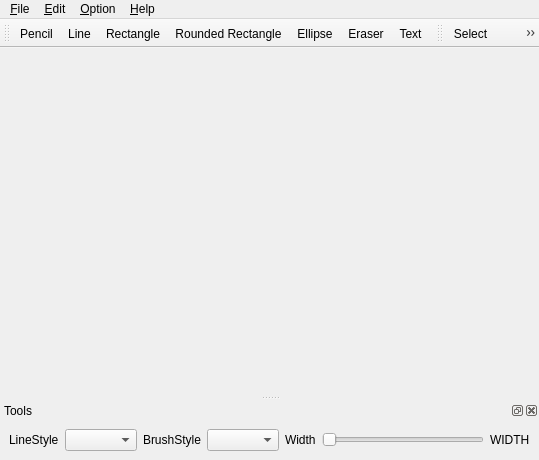
<?xml version="1.0" encoding="UTF-8"?>
<ui version="4.0">
 <class>MainWindow</class>
 <widget class="QMainWindow" name="MainWindow">
  <property name="geometry">
   <rect>
    <x>0</x>
    <y>0</y>
    <width>539</width>
    <height>460</height>
   </rect>
  </property>
  <property name="windowTitle">
   <string>MainWindow</string>
  </property>
  <widget class="QWidget" name="centralwidget"/>
  <widget class="QMenuBar" name="menubar">
   <property name="geometry">
    <rect>
     <x>0</x>
     <y>0</y>
     <width>539</width>
     <height>27</height>
    </rect>
   </property>
   <widget class="QMenu" name="fileMenu">
    <property name="title">
     <string>&amp;File</string>
    </property>
    <widget class="QMenu" name="saveAsMenu">
     <property name="title">
      <string>Save &amp;As</string>
     </property>
    </widget>
    <addaction name="openAct"/>
    <addaction name="saveAsMenu"/>
    <addaction name="printAct"/>
    <addaction name="separator"/>
    <addaction name="exitAct"/>
   </widget>
   <widget class="QMenu" name="optionMenu">
    <property name="title">
     <string>&amp;Option</string>
    </property>
    <addaction name="penColorAct"/>
    <addaction name="brushColorAct"/>
    <addaction name="separator"/>
    <addaction name="clearScreenAct"/>
   </widget>
   <widget class="QMenu" name="helpMenu">
    <property name="title">
     <string>&amp;Help</string>
    </property>
    <addaction name="aboutAct"/>
    <addaction name="aboutQtAct"/>
   </widget>
   <widget class="QMenu" name="editMenu">
    <property name="title">
     <string>&amp;Edit</string>
    </property>
    <addaction name="undoAct"/>
    <addaction name="redoAct"/>
   </widget>
   <addaction name="fileMenu"/>
   <addaction name="editMenu"/>
   <addaction name="optionMenu"/>
   <addaction name="helpMenu"/>
  </widget>
  <widget class="QToolBar" name="drawToolBar">
   <property name="windowTitle">
    <string>toolBar</string>
   </property>
   <attribute name="toolBarArea">
    <enum>TopToolBarArea</enum>
   </attribute>
   <attribute name="toolBarBreak">
    <bool>false</bool>
   </attribute>
   <addaction name="drawPencilAct"/>
   <addaction name="drawLineAct"/>
   <addaction name="drawRectAct"/>
   <addaction name="drawRoundRectAct"/>
   <addaction name="drawElliAct"/>
   <addaction name="eraseAct"/>
   <addaction name="drawTextAct"/>
  </widget>
  <widget class="QDockWidget" name="dockWidget">
   <property name="windowTitle">
    <string>Tools</string>
   </property>
   <attribute name="dockWidgetArea">
    <number>8</number>
   </attribute>
   <widget class="QWidget" name="dockWidgetContent">
    <layout class="QHBoxLayout" name="horizontalLayout_4">
     <item>
      <layout class="QHBoxLayout" name="penStyleLayout">
       <item>
        <widget class="QLabel" name="penStyleLabel">
         <property name="text">
          <string>LineStyle</string>
         </property>
         <property name="buddy">
          <cstring>penStyleComboBox</cstring>
         </property>
        </widget>
       </item>
       <item>
        <widget class="QComboBox" name="penStyleComboBox"/>
       </item>
      </layout>
     </item>
     <item>
      <layout class="QHBoxLayout" name="brushStyleLayout">
       <item>
        <widget class="QLabel" name="brushStyleLabel">
         <property name="text">
          <string>BrushStyle</string>
         </property>
         <property name="buddy">
          <cstring>brushStyleComboBox</cstring>
         </property>
        </widget>
       </item>
       <item>
        <widget class="QComboBox" name="brushStyleComboBox"/>
       </item>
      </layout>
     </item>
     <item>
      <layout class="QHBoxLayout" name="penWidthLayout">
       <item>
        <widget class="QLabel" name="penWidthLabel">
         <property name="text">
          <string>Width</string>
         </property>
         <property name="buddy">
          <cstring>penWidthSlider</cstring>
         </property>
        </widget>
       </item>
       <item>
        <widget class="QSlider" name="penWidthSlider">
         <property name="orientation">
          <enum>Qt::Horizontal</enum>
         </property>
        </widget>
       </item>
       <item>
        <widget class="QLabel" name="penWidthNumber">
         <property name="text">
          <string>WIDTH</string>
         </property>
         <property name="buddy">
          <cstring>penWidthSlider</cstring>
         </property>
        </widget>
       </item>
      </layout>
     </item>
    </layout>
   </widget>
  </widget>
  <widget class="QToolBar" name="toolBar">
   <property name="windowTitle">
    <string>toolBar</string>
   </property>
   <attribute name="toolBarArea">
    <enum>TopToolBarArea</enum>
   </attribute>
   <attribute name="toolBarBreak">
    <bool>false</bool>
   </attribute>
   <addaction name="selectAct"/>
   <addaction name="cutAct"/>
   <addaction name="copyAct"/>
   <addaction name="pasteAct"/>
  </widget>
  <action name="aboutAct">
   <property name="text">
    <string>&amp;About</string>
   </property>
  </action>
  <action name="aboutQtAct">
   <property name="text">
    <string>About &amp;Qt</string>
   </property>
  </action>
  <action name="penColorAct">
   <property name="text">
    <string>&amp;Pen Color...</string>
   </property>
  </action>
  <action name="penWidthAct">
   <property name="text">
    <string>Pen &amp;Width...</string>
   </property>
  </action>
  <action name="clearScreenAct">
   <property name="text">
    <string>&amp;Clear Screen</string>
   </property>
  </action>
  <action name="undoAct">
   <property name="text">
    <string>&amp;Undo</string>
   </property>
  </action>
  <action name="redoAct">
   <property name="text">
    <string>&amp;Redo</string>
   </property>
  </action>
  <action name="openAct">
   <property name="text">
    <string>&amp;Open</string>
   </property>
  </action>
  <action name="printAct">
   <property name="text">
    <string>&amp;Print...</string>
   </property>
  </action>
  <action name="exitAct">
   <property name="text">
    <string>E&amp;xit</string>
   </property>
  </action>
  <action name="drawPencilAct">
   <property name="checkable">
    <bool>true</bool>
   </property>
   <property name="icon">
    <iconset resource="scribble.qrc">
     <normaloff>:/icons/pencil.gif</normaloff>:/icons/pencil.gif</iconset>
   </property>
   <property name="text">
    <string>Pencil</string>
   </property>
   <property name="toolTip">
    <string>Draw arbitrary</string>
   </property>
  </action>
  <action name="drawLineAct">
   <property name="checkable">
    <bool>true</bool>
   </property>
   <property name="icon">
    <iconset resource="scribble.qrc">
     <normaloff>:/icons/line.gif</normaloff>:/icons/line.gif</iconset>
   </property>
   <property name="text">
    <string>Line</string>
   </property>
   <property name="toolTip">
    <string>Draw a line</string>
   </property>
  </action>
  <action name="drawRectAct">
   <property name="checkable">
    <bool>true</bool>
   </property>
   <property name="icon">
    <iconset resource="scribble.qrc">
     <normaloff>:/icons/rect.gif</normaloff>:/icons/rect.gif</iconset>
   </property>
   <property name="text">
    <string>Rectangle</string>
   </property>
   <property name="toolTip">
    <string>Draw a rectangle</string>
   </property>
  </action>
  <action name="drawRoundRectAct">
   <property name="checkable">
    <bool>true</bool>
   </property>
   <property name="icon">
    <iconset resource="scribble.qrc">
     <normaloff>:/icons/roundrect.gif</normaloff>:/icons/roundrect.gif</iconset>
   </property>
   <property name="text">
    <string>Rounded Rectangle</string>
   </property>
   <property name="toolTip">
    <string>Draw a rounded rectangle</string>
   </property>
  </action>
  <action name="drawElliAct">
   <property name="checkable">
    <bool>true</bool>
   </property>
   <property name="icon">
    <iconset resource="scribble.qrc">
     <normaloff>:/icons/ellipse.gif</normaloff>:/icons/ellipse.gif</iconset>
   </property>
   <property name="text">
    <string>Ellipse</string>
   </property>
   <property name="toolTip">
    <string>Draw an ellipse</string>
   </property>
  </action>
  <action name="brushColorAct">
   <property name="text">
    <string>&amp;Brush Color...</string>
   </property>
  </action>
  <action name="eraseAct">
   <property name="checkable">
    <bool>true</bool>
   </property>
   <property name="icon">
    <iconset resource="scribble.qrc">
     <normaloff>:/icons/eraser.gif</normaloff>:/icons/eraser.gif</iconset>
   </property>
   <property name="text">
    <string>Eraser</string>
   </property>
   <property name="toolTip">
    <string>Eraser</string>
   </property>
  </action>
  <action name="drawPolyAct">
   <property name="checkable">
    <bool>true</bool>
   </property>
   <property name="icon">
    <iconset resource="scribble.qrc">
     <normaloff>:/icons/polygon.gif</normaloff>:/icons/polygon.gif</iconset>
   </property>
   <property name="text">
    <string>Polygon</string>
   </property>
   <property name="toolTip">
    <string>Draw a polygon (right-click done)</string>
   </property>
  </action>
  <action name="drawTextAct">
   <property name="checkable">
    <bool>true</bool>
   </property>
   <property name="icon">
    <iconset resource="scribble.qrc">
     <normaloff>:/icons/text.gif</normaloff>:/icons/text.gif</iconset>
   </property>
   <property name="text">
    <string>Text</string>
   </property>
   <property name="toolTip">
    <string>Put a text</string>
   </property>
  </action>
  <action name="drawCurveAct">
   <property name="checkable">
    <bool>true</bool>
   </property>
   <property name="icon">
    <iconset resource="scribble.qrc">
     <normaloff>:/icons/curve.gif</normaloff>:/icons/curve.gif</iconset>
   </property>
   <property name="text">
    <string>Curve</string>
   </property>
   <property name="toolTip">
    <string>Draw a curve</string>
   </property>
  </action>
  <action name="selectAct">
   <property name="checkable">
    <bool>true</bool>
   </property>
   <property name="icon">
    <iconset resource="scribble.qrc">
     <normaloff>:/icons/select.gif</normaloff>:/icons/select.gif</iconset>
   </property>
   <property name="text">
    <string>Select</string>
   </property>
   <property name="toolTip">
    <string>Select</string>
   </property>
  </action>
  <action name="drawPieAct">
   <property name="checkable">
    <bool>true</bool>
   </property>
   <property name="icon">
    <iconset resource="scribble.qrc">
     <normaloff>:/icons/pie.gif</normaloff>:/icons/pie.gif</iconset>
   </property>
   <property name="text">
    <string>Pie</string>
   </property>
   <property name="toolTip">
    <string>Draw a pie</string>
   </property>
  </action>
  <action name="cutAct">
   <property name="icon">
    <iconset resource="scribble.qrc">
     <normaloff>:/icons/cut.png</normaloff>:/icons/cut.png</iconset>
   </property>
   <property name="text">
    <string>&amp;Cut</string>
   </property>
   <property name="toolTip">
    <string>Cut the selected area</string>
   </property>
  </action>
  <action name="copyAct">
   <property name="icon">
    <iconset resource="scribble.qrc">
     <normaloff>:/icons/copy.png</normaloff>:/icons/copy.png</iconset>
   </property>
   <property name="text">
    <string>C&amp;opy</string>
   </property>
   <property name="toolTip">
    <string>Copy the selected area</string>
   </property>
  </action>
  <action name="pasteAct">
   <property name="icon">
    <iconset resource="scribble.qrc">
     <normaloff>:/icons/paste.png</normaloff>:/icons/paste.png</iconset>
   </property>
   <property name="text">
    <string>&amp;Paste</string>
   </property>
   <property name="toolTip">
    <string>Paste the selected area</string>
   </property>
  </action>
 </widget>
 <resources>
  <include location="scribble.qrc"/>
 </resources>
 <connections/>
</ui>
